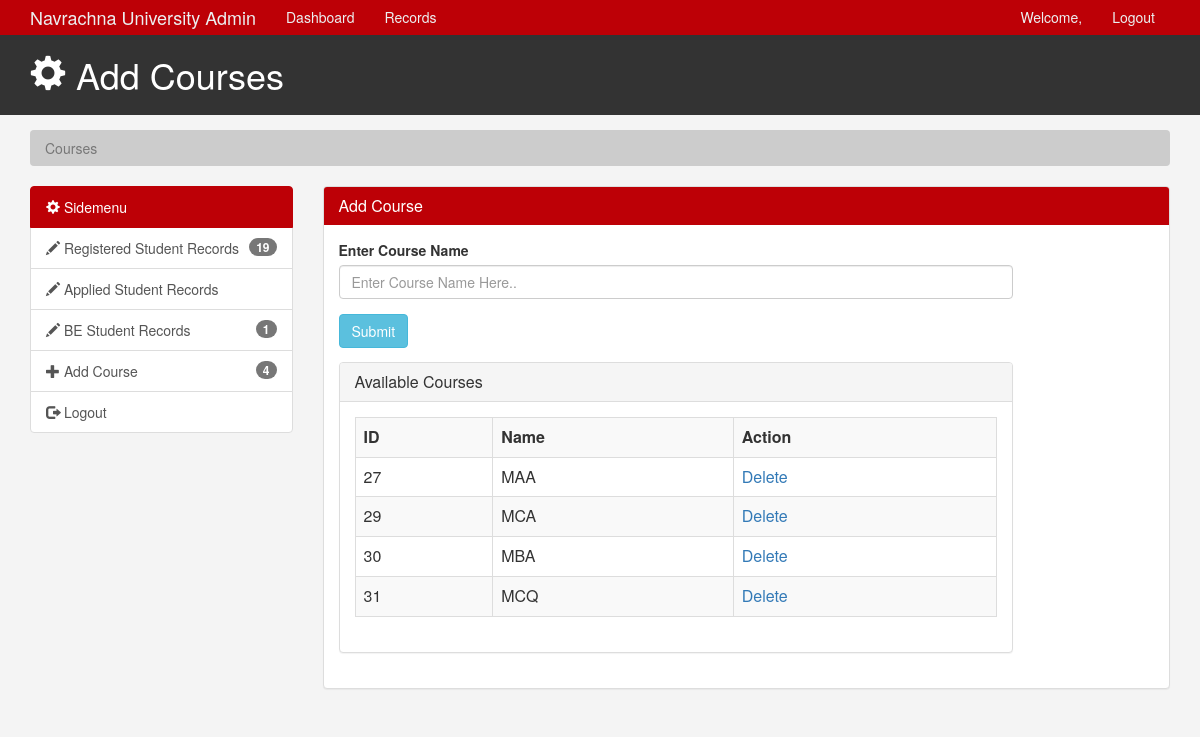
The app's page /admin/addCourse.php (signed in) with its own data.
### tables this page shows
CREATE TABLE `courses` (
  `ID` int(2) NOT NULL,
  `coursename` varchar(20) DEFAULT NULL,
  `isActive` tinyint(1) DEFAULT NULL
);

### admin/addCourse.php (the view, shortened to what this page needs)
<?php
	if(isset($_SESSION['email']))
	{
    ?>
<html lang="en">
<head>
   <link href="css/bootstrap.min.css" rel="stylesheet">
   <link href="css/style.css" rel="stylesheet">
</head>
<body>
   <?php include'adminMenu.php' ?>
   <header id="header">
      <div class="container">
         <div class="row">
            <div class="col-md-10">
               <h1><span class="glyphicon glyphicon-cog" aria-hidden="true"></span> Add Courses </h1>
            </div>
         </div>
      </div>
   </header>
   <section id="breadcrumb">
      <div class="container">
         <ol class="breadcrumb">
            <li class="active">Courses</li>
         </ol>
      </div>
   </section>
   <?php include 'side-menu.php' ?>
   <div class="col-md-9">
      <div class="panel panel-default">
         <div class="panel-heading main-color-bg">
            <h3 class="panel-title">Add Course</h3>
         </div>
         <div class="panel-body">
            <div class="row">
               <div class="col-md-10">
                  <form action="adminLoginHandler.php" method="post">
                  <div class="form-group">
                     <label>Enter Course Name</label>
							        <input type="text" name='cname' placeholder="Enter Course Name Here.." class="form-control" required>
						      </div>
                     <input class="btn btn-info" type="submit" name="addCourse" value="Submit">
                     </form>
                     <div class="panel panel-default">
            <div class="panel-heading">
               <h3 class="panel-title">Available Courses</h3>
            </div>
            <div class="panel-body">
            <table class="table table-striped table-hover table-bordered">
               <tr>
                 <th>ID</th>
                 <th>Name</th>
                 <th>Action</th>
               </tr>
             <?php
             $mysqli = mysqli_connect($databaseHost,$databaseUsername,$databasePassword,$databaseName);
             $query = "SELECT * FROM courses ORDER BY id";
             $result = mysqli_query($mysqli,$query);
             while($addrow = mysqli_fetch_array($result))
               {
                 ?>
                 <tr>
                 <td><?php echo $addrow[0];?></td>
                 <td><?php echo $addrow[1];?></td>
                 <td> <a href='deleteCourse.php?id=<?php echo $addrow[0]; ?>'> Delete </a> </td>
                 </tr>
             <?php }
               ?>
            </table>
          </div>
      </div>
                  </div>
               </div>
               </div>
            </div>
         </div>
      </div>
   </div>
   </section>
   </html>
   <?php
  }
else{
?>
  <?php
header("Location: ../admin/");
}
?>

### admin/css/style.css (style rules this page uses)
body { background:#f4f4f4; }
.main-color-bg { background-color: #BD0006 !important; border-color: #BD0006 !important; color:#ffffff !important; }
#header { background:#333333; color:#ffffff; padding-bottom: 10px; margin-bottom: 15px; }
.breadcrumb { background:#cccccc; color:#333333; }

### records on screen
courses: ID "27", coursename "MAA"
courses: ID "29", coursename "MCA"
courses: ID "30", coursename "MBA"
courses: ID "31", coursename "MCQ"

### other values on screen
$val "19"
$val3 "1"
$val2 "4"
